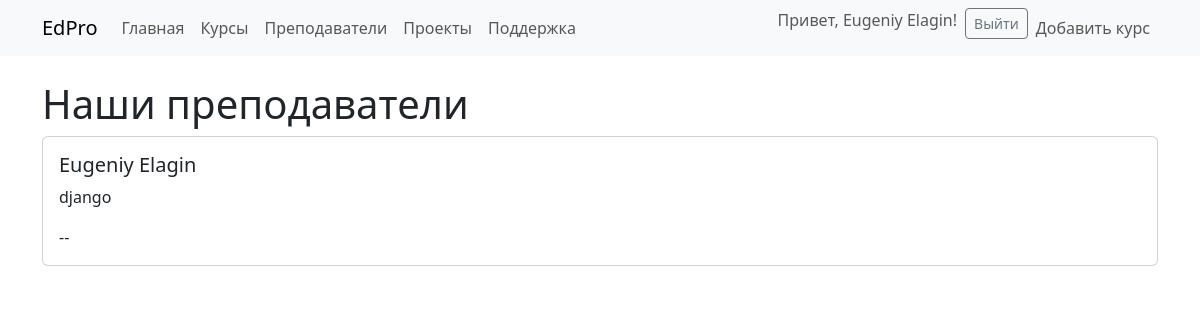
/tutors/ (signed in), run on the app's committed database.
### main/models.py (models this page shows, shortened)
class Tutor(models.Model):
    user = models.OneToOneField(User, on_delete=models.CASCADE, related_name='tutor_profile')
    bio = models.TextField(max_length=1000, blank=True)
    expertise = models.CharField(max_length=200)

### main/views.py (the view)
# urls.py: path('tutors/', views.TutorsView.as_view(), name='tutors'),
class TutorsView(ListView):
    model = Tutor
    template_name = 'main/tutors.html'
    context_object_name = 'tutors'

### main/context_processors.py (called while the page is built)
def user_role(request):
    if request.user.is_authenticated:
        is_tutor = hasattr(request.user, 'tutor_profile')
    else:
        is_tutor = False
    return {'is_tutor': is_tutor}

### main/templates/main/tutors.html (shortened to what this page needs)
{% extends "base.html" %}
{% block content %}
    <h1>Наши преподаватели</h1>
    {% for tutor in tutors %}
        <div class="card mb-3">
            <div class="card-body">
                <h5 class="card-title">{{ tutor.user.get_full_name|default:tutor.user.username }}</h5>
                <p class="card-text">{{ tutor.expertise }}</p>
                <p class="card-text">{{ tutor.bio|truncatewords:30 }}</p>
            </div>
        </div>
    {% endfor %}
{% endblock %}

### templates/base.html (shortened to what this page needs)
<!DOCTYPE html>
<html lang="ru">
<head>
    <link href="https://cdn.jsdelivr.net/npm/bootstrap@5.3.0/dist/css/bootstrap.min.css" rel="stylesheet">
</head>
<body>
<nav class="navbar navbar-expand-lg navbar-light bg-light">
  <div class="container">
    <a class="navbar-brand" href="{% url 'home' %}">EdPro</a>
    <div class="collapse navbar-collapse" id="navbarNav">
      <ul class="navbar-nav me-auto">
        <li class="nav-item"><a class="nav-link" href="{% url 'home' %}">Главная</a></li>
        <li class="nav-item"><a class="nav-link" href="{% url 'courses' %}">Курсы</a></li>
        <li class="nav-item"><a class="nav-link" href="{% url 'tutors' %}">Преподаватели</a></li>
        <li class="nav-item"><a class="nav-link" href="{% url 'projects' %}">Проекты</a></li>
        <li class="nav-item"><a class="nav-link" href="{% url 'support' %}">Поддержка</a></li>
      </ul>
      <ul class="navbar-nav ms-auto">
        {% if user.is_authenticated %}
          <li class="nav-item">
            <span class="navbar-text me-2">Привет, {{ user.get_full_name|default:user.username }}!</span>
          </li>
          <li class="nav-item">
            <form method="post" action="{% url 'logout' %}" style="display: inline;">
              <button type="submit" class="btn btn-outline-secondary btn-sm">Выйти</button>
            </form>
          </li>
          {% if is_tutor %}
            <li class="nav-item">
              <a class="nav-link btn btn-outline-primary btn-sm" href="{% url 'create_course' %}">Добавить курс</a>
            </li>
          {% endif %}
        {% endif %}
      </ul>
    </div>
  </div>
</nav>
<div class="container mt-4">
  {% block content %}
  {% endblock %}
</div>
</body>
</html>

### data on the page
Tutor: user.get_full_name "Eugeniy Elagin", expertise "django", bio "--"

### other printed values
{{ user.get_full_name|default:user.username }} "Eugeniy Elagin"
